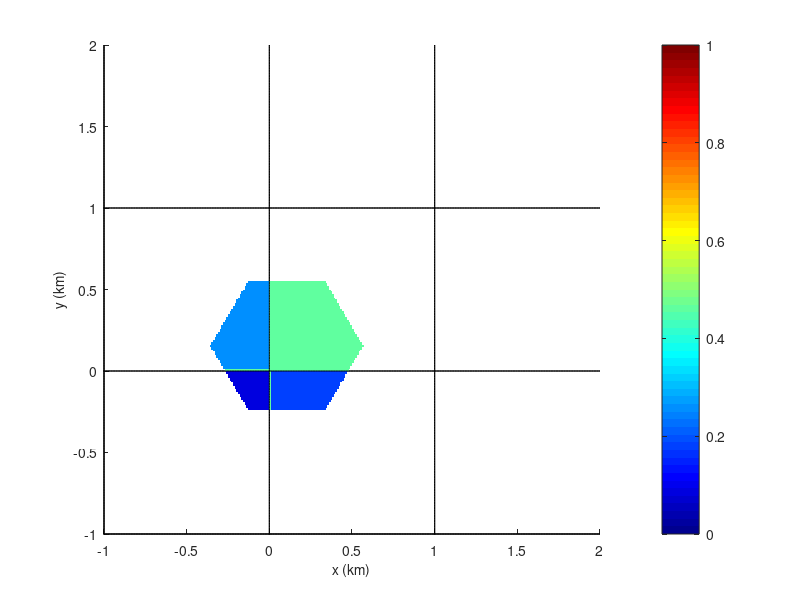

Source code (MATLAB):
%clear all
%close all

%Flags
plot_hexagon_intersection=1;


L=2;
dx=0.01;
%Initialize grid
x=[-L:dx:L];
y=x;


C1=0;C2=0;C3=0;C4=0;

H=0.4  %Height of hexigon

x0=0.1;  %x position of center of hexigon
y0=0.15;  %y position of center of hexigon
S=(2/sqrt(3))*H;   %side of hexigon

N=length(x);

for k=1:2
    
    %Initialize matrix
    Matrix=zeros(N,N);
    
    
    %Define axes
    Ax=0*ones(length(x),1);
    Ay=0*ones(length(y),1);
    
    %Define 6 lines for linear programing (plus axes) - in order anticlockwise
    L1=-sqrt(3)*x + (y0+(sqrt(3)*(S+x0)));    %upper right
    L2= (y0+H)*ones(length(x),1);  %Top
    L3=sqrt(3)*x + (y0+(sqrt(3)*(S-x0)));  %Upper left
    
    L4=sqrt(3)*x + (y0-(sqrt(3)*(S+x0)));  %Lower right
    L5= (y0-H)*ones(length(x),1);  %Bottom
    L6=-sqrt(3)*x + (y0-(sqrt(3)*(S-x0)));   %Lower left
    
    
    A_hex=0;
    A1=0;
    A2=0;
    A3=0;
    A4=0;
    
    %Color in hexigon
    for i=1:N
        for j=1:N
            Condition1=(y(j)< L1(i)) & (y(j)<L2(i)) & (y(j)< L3(i)) & (y(j)> L4(i)) & (y(j)>L5(i)) & (y(j)> L6(i)); %in the hexagon
            First_Q= (y(j)>0) & (x(i)>0);
            Second_Q= (y(j)>0) & (x(i)<0);
            Third_Q= (y(j)<0) & (x(i)<0);
            Forth_Q= (y(j)<0) & (x(i)>0);
            if Condition1
                Matrix(i,j)=1;
                A_hex=A_hex+(dx^2);
            end
            if Condition1 & First_Q
                Matrix(i,j)=1;
                A1=A1+(dx^2);
            end
            if Condition1 & Second_Q
                Matrix(i,j)=2;
                A2=A2+(dx^2);
                
            end
            if Condition1 & Third_Q
                Matrix(i,j)=3;
                A3=A3+(dx^2);
            end
            if Condition1 & Forth_Q
                Matrix(i,j)=4;
                A4=A4+(dx^2);
            end
        end
    end
    
    Matrix(find(Matrix==1))=A1/(A1+A2+A3+A4);
    Matrix(find(Matrix==2))=A2/(A1+A2+A3+A4);
    Matrix(find(Matrix==3))=A3/(A1+A2+A3+A4);
    Matrix(find(Matrix==4))=A4/(A1+A2+A3+A4);
    Matrix(find(Matrix==0))=NaN;
    

    
    if plot_hexagon_intersection==1
        hold on
        %subplot(1,2,2)
        colormap(jet)
        h1=pcolor(x,y,Matrix');
        hold on
        plot(x,Ax,'k')
        plot(x,Ax+1,'k')
        plot(x,Ax-1,'k')
        plot(Ay,y,'k')
        plot(Ay+1,y,'k')
        plot(Ay-1,y,'k')
        set(h1, 'EdgeColor','none')
        L=2
        axis([-1 L -1 2])
        colorbar
        caxis([0 1])
        fontsize=10
        %text(1.8,2.1,'(b)','fontsize',fontsize)
        set(gca,'fontsize',fontsize)
        xlabel('x (km)', 'fontsize',fontsize)
        ylabel('y (km)', 'fontsize',fontsize)
    end
    mult2=0.15*H;
    %fill(x0+mult2.*cos(circ_ind),y0+mult2.*sin(circ_ind),'b');
    %plot(x0+(H.*cos(circ_ind)),y0+(H.*sin(circ_ind)),'Color', 'k','linewidth',0.5 )
    %plot([x0 x0],[y0-H y0+H],'Color', 'm','linestyle',':','linewidth',0.5 )
    %colormap('hot')
end
